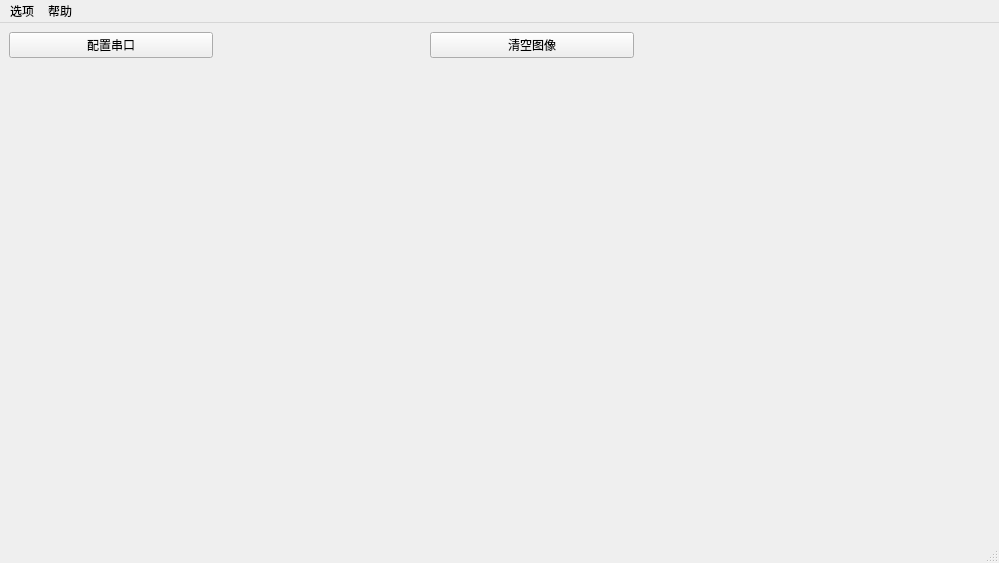
<?xml version="1.0" encoding="UTF-8"?>
<ui version="4.0">
 <class>BSCTMainWindow</class>
 <widget class="QMainWindow" name="BSCTMainWindow">
  <property name="geometry">
   <rect>
    <x>0</x>
    <y>0</y>
    <width>999</width>
    <height>563</height>
   </rect>
  </property>
  <property name="windowTitle">
   <string>多核嵌入式神经元仿真平台 - BrainSCtrl</string>
  </property>
  <widget class="QWidget" name="centralwidget">
   <layout class="QGridLayout" name="gridLayout">
    <item row="0" column="0">
     <widget class="QPushButton" name="XSerialPort_Bt">
      <property name="text">
       <string>配置串口</string>
      </property>
     </widget>
    </item>
    <item row="0" column="2">
     <widget class="QPushButton" name="Clear_Bt">
      <property name="text">
       <string>清空图像</string>
      </property>
     </widget>
    </item>
    <item row="0" column="3" rowspan="3">
     <widget class="NeuConfigWidget" name="widget_2" native="true">
      <property name="minimumSize">
       <size>
        <width>350</width>
        <height>500</height>
       </size>
      </property>
     </widget>
    </item>
    <item row="1" column="0" colspan="3">
     <widget class="NeuChartWidget" name="widget" native="true">
      <property name="minimumSize">
       <size>
        <width>625</width>
        <height>240</height>
       </size>
      </property>
     </widget>
    </item>
    <item row="2" column="1">
     <spacer name="verticalSpacer">
      <property name="orientation">
       <enum>Qt::Vertical</enum>
      </property>
      <property name="sizeHint" stdset="0">
       <size>
        <width>20</width>
        <height>222</height>
       </size>
      </property>
     </spacer>
    </item>
   </layout>
  </widget>
  <widget class="QMenuBar" name="menubar">
   <property name="geometry">
    <rect>
     <x>0</x>
     <y>0</y>
     <width>999</width>
     <height>21</height>
    </rect>
   </property>
   <widget class="QMenu" name="menu">
    <property name="title">
     <string>选项</string>
    </property>
    <addaction name="action"/>
    <addaction name="action_2"/>
   </widget>
   <widget class="QMenu" name="menu_2">
    <property name="title">
     <string>帮助</string>
    </property>
    <addaction name="actionsdf"/>
   </widget>
   <addaction name="menu"/>
   <addaction name="menu_2"/>
  </widget>
  <widget class="QStatusBar" name="statusbar"/>
  <action name="actionsdf">
   <property name="text">
    <string>关于</string>
   </property>
  </action>
  <action name="action">
   <property name="text">
    <string>保存配置文件 </string>
   </property>
  </action>
  <action name="action_2">
   <property name="text">
    <string>选择配置文件</string>
   </property>
  </action>
 </widget>
 <customwidgets>
  <customwidget>
   <class>NeuConfigWidget</class>
   <extends>QWidget</extends>
   <header location="global">NeuConfigWidget.h</header>
   <container>1</container>
  </customwidget>
  <customwidget>
   <class>NeuChartWidget</class>
   <extends>QWidget</extends>
   <header location="global">NeuChartWidget.h</header>
   <container>1</container>
  </customwidget>
 </customwidgets>
 <resources/>
 <connections/>
</ui>
